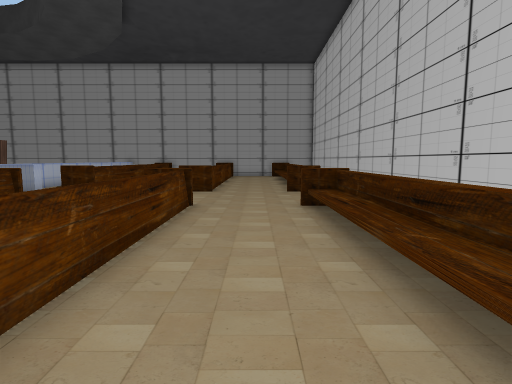
View 1 (above)

22 first-person views from a walk through a Unity game level. The camera is 1.3 m above the floor, tilts 6° down and sees 80° across. The floor is counted in squares, 1 m on a side. Each view is taken from the middle of a square. On the plan, view 1 faces up. The plan holds only what a view shows up to about 14 squares ahead; the rest is blank. The place goes on beyond the plan. The player is left out. Some surface patterns are stand-ins.

View 2
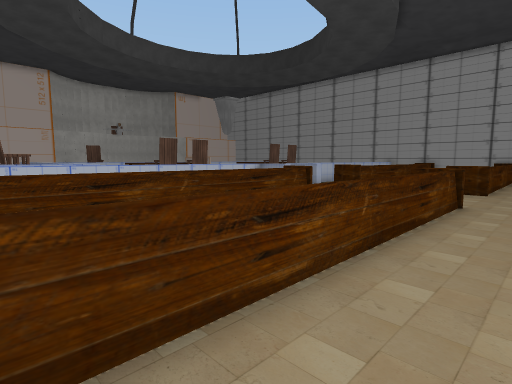

View 3
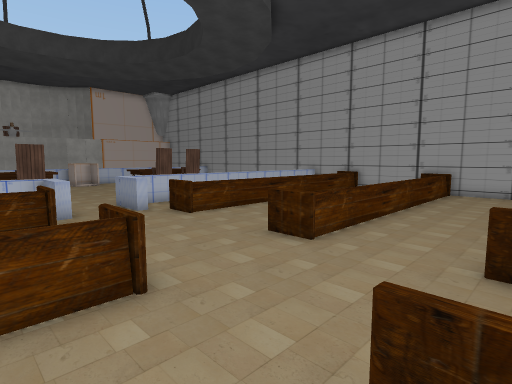

View 4
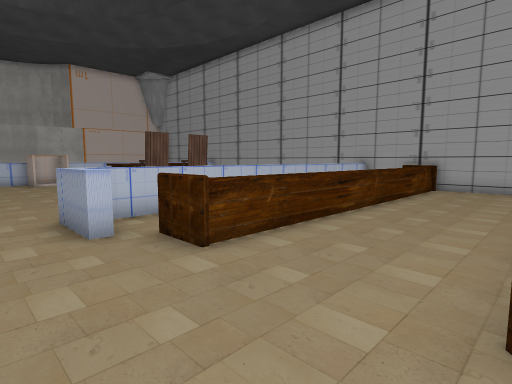

View 5
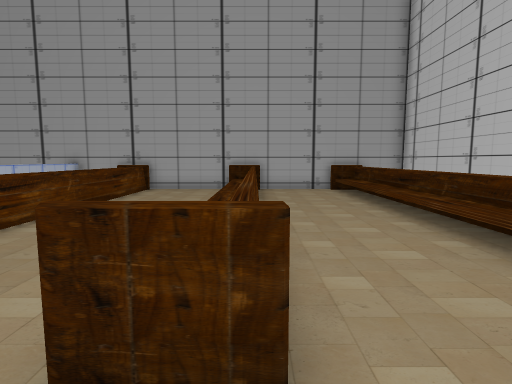

View 6
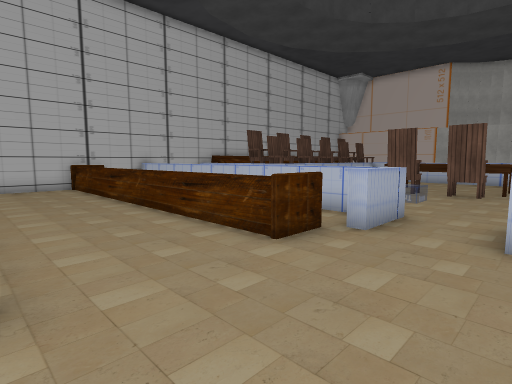

View 7
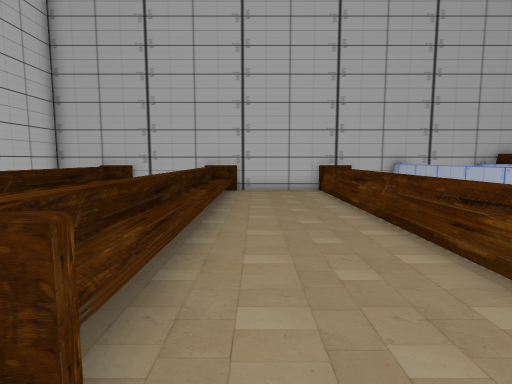

View 8
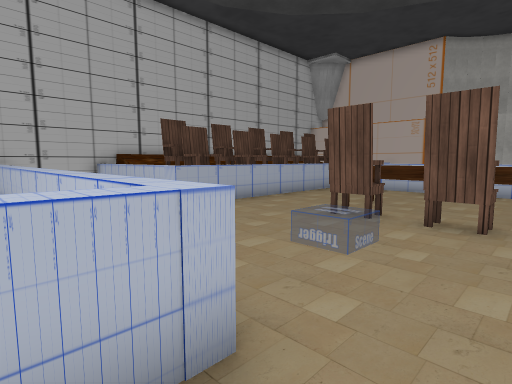

View 9
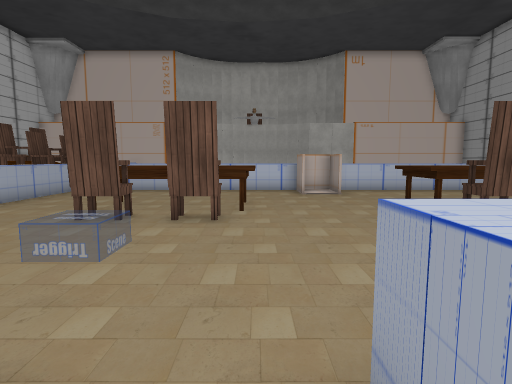

View 10
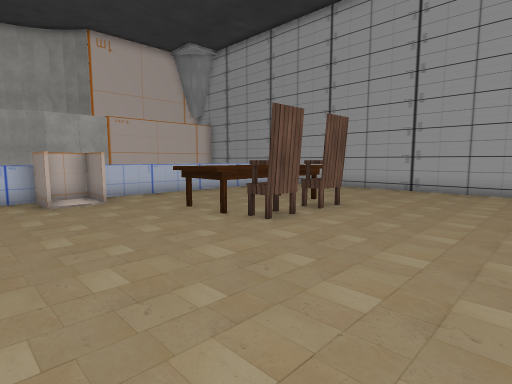

View 11
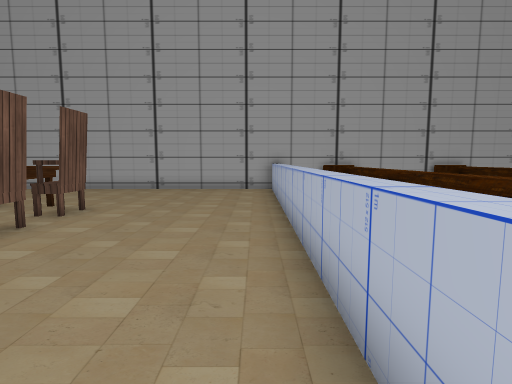

View 12
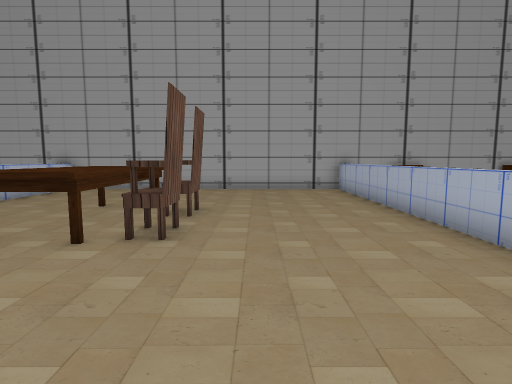

View 13
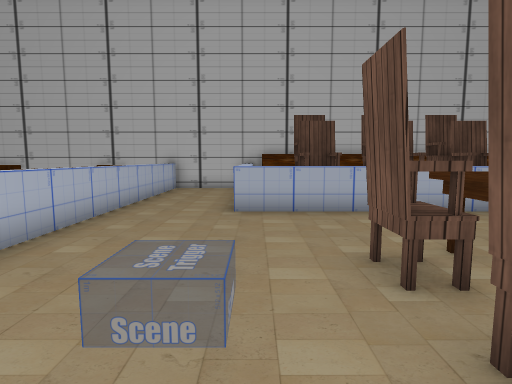

View 14
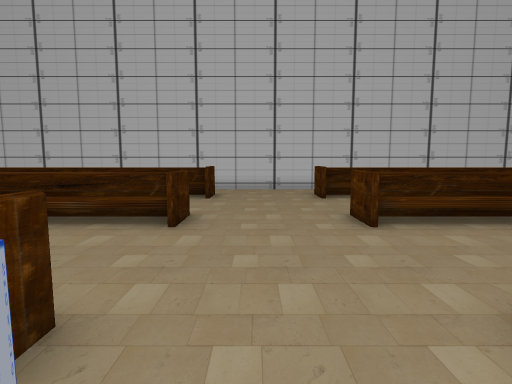

View 15
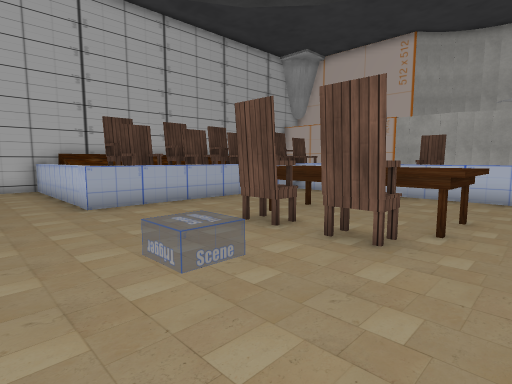

View 16
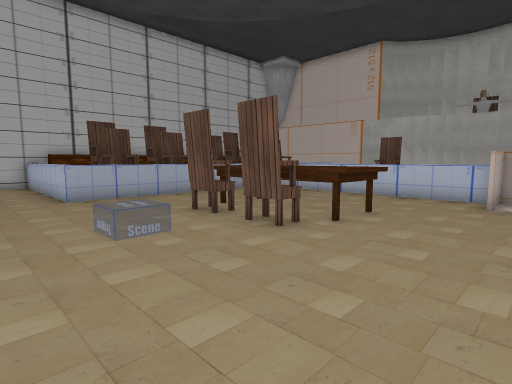

View 17
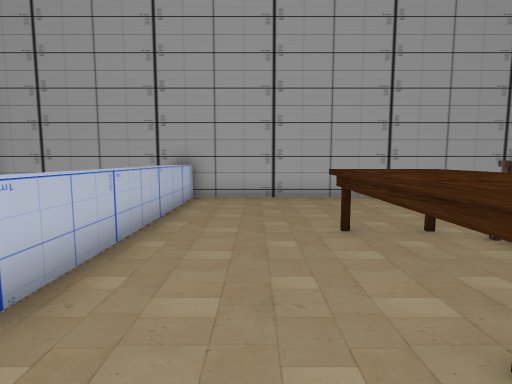

View 18
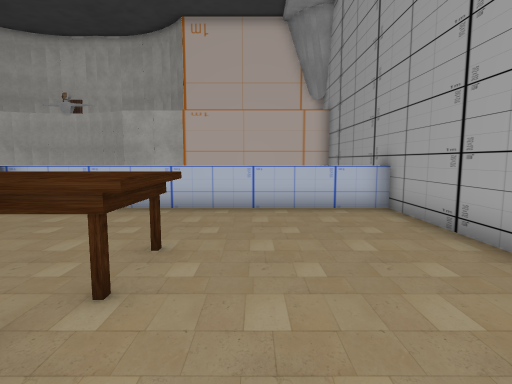

View 19
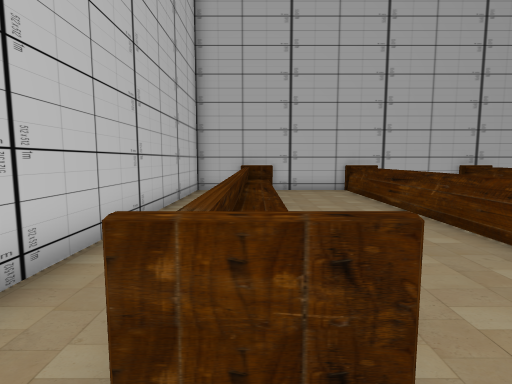

View 20
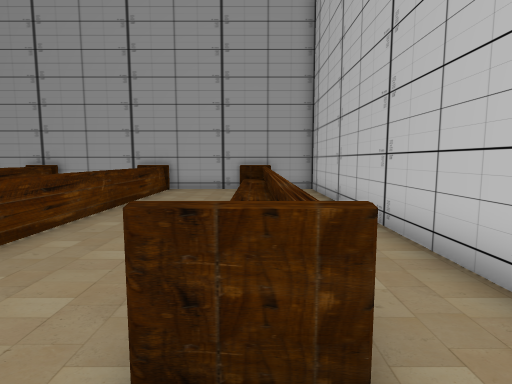

View 21
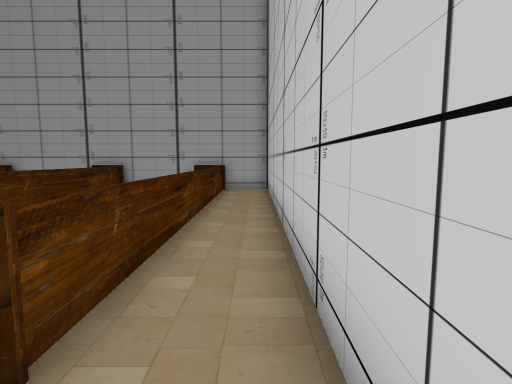

View 22
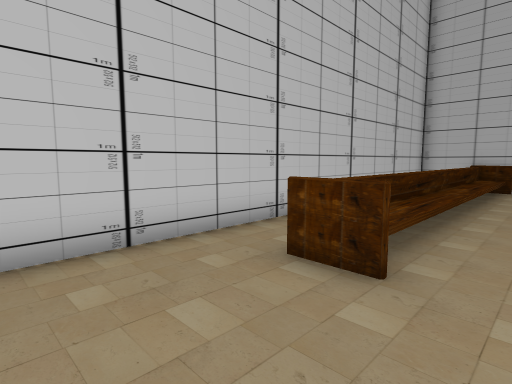

### Floor plan
Key: @ floor where view 1 was taken; # wall or solid block; . main floor; : floor 0.5 m higher than the main floor; / step, stairs or slope; = window, fence, low wall or low ledge; ^ raised ledge; C chair; T table; O other object.
Columns run from 24 left of view 1 to 5 right of it. Each row starts with its distance up from view 1.
 25 ##############################
 24   ^...........^ ^^...#=...=..#
 23   ^...........^  ^.../=...:..#
 22   ^...........^  ^.../=...:..#
 21  ^^...........=  ^.../=...:..#
 20  #=...TT......=  =.../=...:..#
 19  #=...TT#.....=  =.../=...:..#
 18  #=...TTC.....=  =.../=...:..#
 17  #=...TT#.....=  =.../=...:..#
 16  #=...TTC.....=  =.../=...:..#
 15   =...##......=  =.../=...:..#
 14   #O..........= #=.../=...:..#
 13   #O..........=##=...#=...=..#
 12   =...........==.............#
 11   =...T#.....................#
 10   =...TTC....................#
  9   =...TTC.....==#=...##...=..#
  8   =...TTC..O..=##=.../=...:#.#
  7   =...TT#.....=  =.../=...:..#
  6   =...........=  =.../=...: .#
  5   =...........=  =.../=...: .#
  4   =...........=  =.../=...:  #
  3   #========...=  =.../=...:  #
  2   ## #####=...=  =.../=...: .#
  1   ########=...=  =.../=...: .#
  0    #######=...=  ^.../=.@.: .#
 -1       # ##=...^  ^.../=...: .#
 -2          ##...^  ^.../=...: .#
 -3          ######^^#############

Positions as (right, up) in squares from view 1, and headings:
1: (0, 0), facing up
2: (0, -1), facing up-left
3: (2, 7), facing up-left
4: (-3, 10), facing up-left
5: (-2, 11), facing up
6: (-3, 12), facing down-left
7: (-4, 10), facing down
8: (-9, 11), facing down-left
9: (-9, 11), facing left
10: (-11, 11), facing up-left
11: (-11, 11), facing up
12: (-14, 11), facing up
13: (-14, 11), facing down
14: (-9, 11), facing right
15: (-11, 12), facing down-left
16: (-11, 14), facing down-left
17: (-20, 14), facing up
18: (-14, 21), facing left
19: (2, 10), facing down
20: (2, 11), facing up
21: (4, 11), facing up
22: (0, 12), facing down-right
